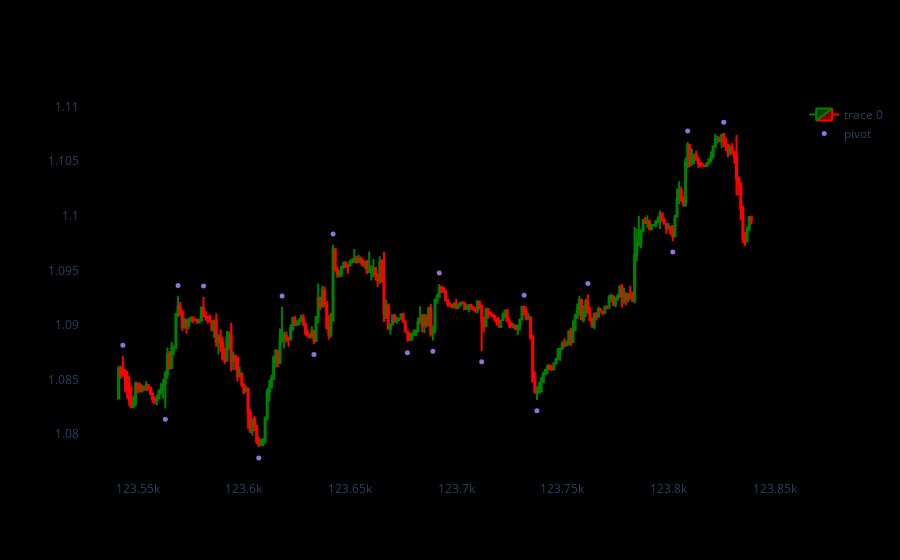

The notebook cell saved with this chart:
### Code cell
import plotly.graph_objects as go
from plotly.subplots import make_subplots
from datetime import datetime



dfpl = df[-300:-1] # take the last 300 candles
fig = go.Figure(data=[go.Candlestick(x=dfpl.index,
                open=dfpl['open'],
                high=dfpl['high'],
                low=dfpl['low'],
                close=dfpl['close'],
                increasing_line_color= 'green', 
                decreasing_line_color= 'red')])

fig.add_scatter(x=dfpl.index, y=dfpl['pointpos'], mode="markers",
                marker=dict(size=5, color="MediumPurple"),
                name="pivot")
fig.update_layout(xaxis_rangeslider_visible=False)
fig.update_xaxes(showgrid=False)
fig.update_yaxes(showgrid=False)
fig.update_layout(paper_bgcolor='black', plot_bgcolor='black')

fig.show()

### Figure 1 — Plotly figure (JSON) as saved in the notebook; plotly's stock layout.template omitted (floating-point values rounded to 4 significant figures; data arrays with more than 128 entries replaced by an {"elided": "..."} marker saying what was removed)
{"data": [{"close": {"elided": "299 float values"}, "decreasing": {"line": {"color": "red"}}, "high": {"elided": "299 float values"}, "increasing": {"line": {"color": "green"}}, "low": {"elided": "299 float values"}, "open": {"elided": "299 float values"}, "type": "candlestick", "x": {"elided": "299 int values"}}, {"marker": {"color": "MediumPurple", "size": 5}, "mode": "markers", "name": "pivot", "type": "scatter", "x": {"elided": "299 int values"}, "y": {"elided": "299 float values"}}], "layout": {"paper_bgcolor": "black", "plot_bgcolor": "black", "xaxis": {"rangeslider": {"visible": false}, "showgrid": false}, "yaxis": {"showgrid": false}}}
